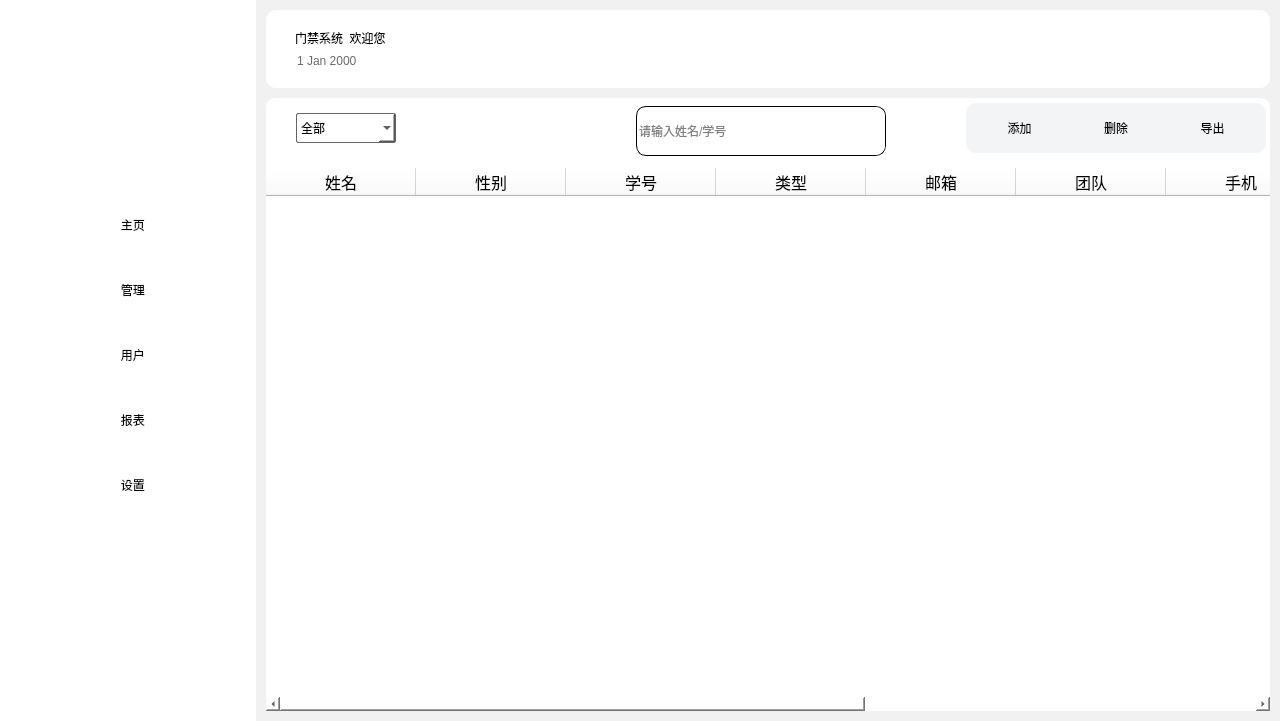
<?xml version="1.0" encoding="UTF-8"?>
<ui version="4.0">
 <class>Dialog</class>
 <widget class="QDialog" name="Dialog">
  <property name="geometry">
   <rect>
    <x>0</x>
    <y>0</y>
    <width>1280</width>
    <height>721</height>
   </rect>
  </property>
  <property name="windowTitle">
   <string>Dialog</string>
  </property>
  <layout class="QHBoxLayout" name="horizontalLayout" stretch="1,4">
   <property name="spacing">
    <number>0</number>
   </property>
   <property name="leftMargin">
    <number>0</number>
   </property>
   <property name="topMargin">
    <number>0</number>
   </property>
   <property name="rightMargin">
    <number>0</number>
   </property>
   <property name="bottomMargin">
    <number>0</number>
   </property>
   <item>
    <widget class="QWidget" name="sidebar_widget" native="true">
     <layout class="QVBoxLayout" name="verticalLayout_2">
      <property name="spacing">
       <number>0</number>
      </property>
      <property name="leftMargin">
       <number>0</number>
      </property>
      <property name="topMargin">
       <number>0</number>
      </property>
      <property name="rightMargin">
       <number>0</number>
      </property>
      <property name="bottomMargin">
       <number>0</number>
      </property>
      <item>
       <widget class="QWidget" name="sidebar_widget_2" native="true">
        <layout class="QVBoxLayout" name="verticalLayout" stretch="1,3">
         <property name="spacing">
          <number>0</number>
         </property>
         <property name="leftMargin">
          <number>0</number>
         </property>
         <property name="topMargin">
          <number>0</number>
         </property>
         <property name="rightMargin">
          <number>0</number>
         </property>
         <property name="bottomMargin">
          <number>0</number>
         </property>
         <item>
          <widget class="QWidget" name="avatar_widget" native="true">
           <property name="tabletTracking">
            <bool>true</bool>
           </property>
           <property name="layoutDirection">
            <enum>Qt::LeftToRight</enum>
           </property>
           <property name="styleSheet">
            <string notr="true">background-color:  white;
</string>
           </property>
           <layout class="QVBoxLayout" name="verticalLayout_4">
            <property name="spacing">
             <number>10</number>
            </property>
            <property name="leftMargin">
             <number>0</number>
            </property>
            <property name="topMargin">
             <number>20</number>
            </property>
            <property name="rightMargin">
             <number>0</number>
            </property>
            <property name="bottomMargin">
             <number>0</number>
            </property>
            <item>
             <widget class="QPushButton" name="user_page_button">
              <property name="sizePolicy">
               <sizepolicy hsizetype="Minimum" vsizetype="Fixed">
                <horstretch>0</horstretch>
                <verstretch>0</verstretch>
               </sizepolicy>
              </property>
              <property name="styleSheet">
               <string notr="true">border-radius: 40px;

</string>
              </property>
              <property name="text">
               <string/>
              </property>
              <property name="icon">
               <iconset>
                <normaloff>../DoorAccessSystem/icon/账号管理.png</normaloff>../DoorAccessSystem/icon/账号管理.png</iconset>
              </property>
              <property name="iconSize">
               <size>
                <width>100</width>
                <height>100</height>
               </size>
              </property>
             </widget>
            </item>
           </layout>
          </widget>
         </item>
         <item>
          <widget class="QWidget" name="sidebar_button_widget" native="true">
           <property name="sizePolicy">
            <sizepolicy hsizetype="Preferred" vsizetype="Preferred">
             <horstretch>0</horstretch>
             <verstretch>0</verstretch>
            </sizepolicy>
           </property>
           <property name="styleSheet">
            <string notr="true">background-color:  white;</string>
           </property>
           <layout class="QVBoxLayout" name="verticalLayout_3">
            <property name="spacing">
             <number>0</number>
            </property>
            <property name="leftMargin">
             <number>28</number>
            </property>
            <property name="topMargin">
             <number>0</number>
            </property>
            <property name="rightMargin">
             <number>0</number>
            </property>
            <property name="bottomMargin">
             <number>0</number>
            </property>
            <item>
             <widget class="QPushButton" name="home_page_button">
              <property name="sizePolicy">
               <sizepolicy hsizetype="Fixed" vsizetype="Fixed">
                <horstretch>0</horstretch>
                <verstretch>0</verstretch>
               </sizepolicy>
              </property>
              <property name="minimumSize">
               <size>
                <width>40</width>
                <height>50</height>
               </size>
              </property>
              <property name="maximumSize">
               <size>
                <width>200</width>
                <height>40</height>
               </size>
              </property>
              <property name="mouseTracking">
               <bool>true</bool>
              </property>
              <property name="layoutDirection">
               <enum>Qt::LeftToRight</enum>
              </property>
              <property name="styleSheet">
               <string notr="true">
QPushButton
{	border-radius: 10px;
	font: 12pt &quot;黑体&quot;; 
    color:black;
	background-color: rgb(255, 255, 255);
}
/*按钮停留态*/
QPushButton:hover
{	border-radius: 10px;
    color:rgb(27 , 39 , 246);
	background-color:rgb(238 , 243 , 255);
}

/*按钮按下态*/
QPushButton:pressed
{ 	border-radius: 10px;
    background-color:rgb(238 , 243 , 255);
    /*左内边距为3像素，让按下时字向右移动3像素*/  
    padding-left:3px;
    /*上内边距为3像素，让按下时字向下移动3像素*/  
    padding-top:3px;
}</string>
              </property>
              <property name="text">
               <string>   主页</string>
              </property>
              <property name="icon">
               <iconset>
                <normaloff>../DoorAccessSystem/icon/user.png</normaloff>../DoorAccessSystem/icon/user.png</iconset>
              </property>
              <property name="iconSize">
               <size>
                <width>20</width>
                <height>24</height>
               </size>
              </property>
             </widget>
            </item>
            <item>
             <widget class="QPushButton" name="management_button">
              <property name="minimumSize">
               <size>
                <width>40</width>
                <height>50</height>
               </size>
              </property>
              <property name="maximumSize">
               <size>
                <width>200</width>
                <height>40</height>
               </size>
              </property>
              <property name="styleSheet">
               <string notr="true">QPushButton
{	border-radius: 10px;
	font: 12pt &quot;黑体&quot;; 
    color:black;
	background-color: rgb(255, 255, 255);
}
/*按钮停留态*/
QPushButton:hover
{	border-radius: 10px;
    color:rgb(27 , 39 , 246);
	background-color:rgb(238 , 243 , 255);
}

/*按钮按下态*/
QPushButton:pressed
{ 	border-radius: 10px;
    background-color:rgb(238 , 243 , 255);
    /*左内边距为3像素，让按下时字向右移动3像素*/  
    padding-left:3px;
    /*上内边距为3像素，让按下时字向下移动3像素*/  
    padding-top:3px;
}</string>
              </property>
              <property name="text">
               <string>   管理</string>
              </property>
              <property name="icon">
               <iconset>
                <normaloff>../DoorAccessSystem/icon/线性_菜单.png</normaloff>../DoorAccessSystem/icon/线性_菜单.png</iconset>
              </property>
             </widget>
            </item>
            <item>
             <widget class="QPushButton" name="users_page_button">
              <property name="minimumSize">
               <size>
                <width>40</width>
                <height>50</height>
               </size>
              </property>
              <property name="maximumSize">
               <size>
                <width>200</width>
                <height>40</height>
               </size>
              </property>
              <property name="styleSheet">
               <string notr="true">QPushButton
{	border-radius: 10px;
	font: 12pt &quot;黑体&quot;; 
    color:black;
	background-color: rgb(255, 255, 255);
}
/*按钮停留态*/
QPushButton:hover
{	border-radius: 10px;
    color:rgb(27 , 39 , 246);
	background-color:rgb(238 , 243 , 255);
}

/*按钮按下态*/
QPushButton:pressed
{ 	border-radius: 10px;
    background-color:rgb(238 , 243 , 255);
    /*左内边距为3像素，让按下时字向右移动3像素*/  
    padding-left:3px;
    /*上内边距为3像素，让按下时字向下移动3像素*/  
    padding-top:3px;
}</string>
              </property>
              <property name="text">
               <string>   用户</string>
              </property>
              <property name="icon">
               <iconset>
                <normaloff>../DoorAccessSystem/icon/users.png</normaloff>../DoorAccessSystem/icon/users.png</iconset>
              </property>
             </widget>
            </item>
            <item>
             <widget class="QPushButton" name="report_page_button">
              <property name="minimumSize">
               <size>
                <width>40</width>
                <height>50</height>
               </size>
              </property>
              <property name="maximumSize">
               <size>
                <width>200</width>
                <height>40</height>
               </size>
              </property>
              <property name="styleSheet">
               <string notr="true">QPushButton
{	border-radius: 10px;
	font: 12pt &quot;黑体&quot;; 
    color:black;
	background-color: rgb(255, 255, 255);
}
/*按钮停留态*/
QPushButton:hover
{	border-radius: 10px;
    color:rgb(27 , 39 , 246);
	background-color:rgb(238 , 243 , 255);
}

/*按钮按下态*/
QPushButton:pressed
{ 	border-radius: 10px;
    background-color:rgb(238 , 243 , 255);
    /*左内边距为3像素，让按下时字向右移动3像素*/  
    padding-left:3px;
    /*上内边距为3像素，让按下时字向下移动3像素*/  
    padding-top:3px;
}</string>
              </property>
              <property name="text">
               <string>   报表</string>
              </property>
              <property name="icon">
               <iconset>
                <normaloff>../DoorAccessSystem/icon/sheet.png</normaloff>../DoorAccessSystem/icon/sheet.png</iconset>
              </property>
             </widget>
            </item>
            <item>
             <widget class="QPushButton" name="setting_button">
              <property name="minimumSize">
               <size>
                <width>40</width>
                <height>50</height>
               </size>
              </property>
              <property name="maximumSize">
               <size>
                <width>200</width>
                <height>40</height>
               </size>
              </property>
              <property name="styleSheet">
               <string notr="true">QPushButton
{	border-radius: 10px;
	font: 12pt &quot;黑体&quot;; 
    color:black;
	background-color: rgb(255, 255, 255);
}
/*按钮停留态*/
QPushButton:hover
{	border-radius: 10px;
    color:rgb(27 , 39 , 246);
	background-color:rgb(238 , 243 , 255);
}

/*按钮按下态*/
QPushButton:pressed
{ 	border-radius: 10px;
    background-color:rgb(238 , 243 , 255);
    /*左内边距为3像素，让按下时字向右移动3像素*/  
    padding-left:3px;
    /*上内边距为3像素，让按下时字向下移动3像素*/  
    padding-top:3px;
}</string>
              </property>
              <property name="text">
               <string>   设置</string>
              </property>
              <property name="icon">
               <iconset>
                <normaloff>../DoorAccessSystem/icon/setting.png</normaloff>../DoorAccessSystem/icon/setting.png</iconset>
              </property>
             </widget>
            </item>
            <item>
             <spacer name="verticalSpacer">
              <property name="orientation">
               <enum>Qt::Vertical</enum>
              </property>
              <property name="sizeType">
               <enum>QSizePolicy::Fixed</enum>
              </property>
              <property name="sizeHint" stdset="0">
               <size>
                <width>20</width>
                <height>200</height>
               </size>
              </property>
             </spacer>
            </item>
           </layout>
          </widget>
         </item>
        </layout>
       </widget>
      </item>
     </layout>
    </widget>
   </item>
   <item>
    <widget class="QWidget" name="content_area_widget" native="true">
     <property name="styleSheet">
      <string notr="true">background-color: rgb(241, 241, 241);</string>
     </property>
     <layout class="QVBoxLayout" name="verticalLayout_7">
      <property name="spacing">
       <number>10</number>
      </property>
      <property name="leftMargin">
       <number>10</number>
      </property>
      <property name="topMargin">
       <number>10</number>
      </property>
      <property name="rightMargin">
       <number>10</number>
      </property>
      <property name="bottomMargin">
       <number>10</number>
      </property>
      <item>
       <widget class="QFrame" name="toolbar_frame_2">
        <property name="styleSheet">
         <string notr="true">border-radius: 10px;
background-color:  white;</string>
        </property>
        <property name="frameShape">
         <enum>QFrame::StyledPanel</enum>
        </property>
        <property name="frameShadow">
         <enum>QFrame::Raised</enum>
        </property>
        <layout class="QHBoxLayout" name="horizontalLayout_3" stretch="20,1">
         <property name="spacing">
          <number>20</number>
         </property>
         <property name="leftMargin">
          <number>20</number>
         </property>
         <property name="topMargin">
          <number>10</number>
         </property>
         <property name="rightMargin">
          <number>20</number>
         </property>
         <property name="bottomMargin">
          <number>10</number>
         </property>
         <item>
          <widget class="QWidget" name="widget_4" native="true">
           <layout class="QVBoxLayout" name="verticalLayout_5">
            <item>
             <widget class="QLabel" name="toolbar_label_6">
              <property name="styleSheet">
               <string notr="true">font: 14pt &quot;黑体&quot;;</string>
              </property>
              <property name="text">
               <string>门禁系统  欢迎您</string>
              </property>
             </widget>
            </item>
            <item>
             <widget class="QDateEdit" name="dateEdit">
              <property name="autoFillBackground">
               <bool>false</bool>
              </property>
              <property name="styleSheet">
               <string notr="true">font: 10pt &quot;黑体&quot;;
color: rgb(106, 106, 106);</string>
              </property>
              <property name="readOnly">
               <bool>true</bool>
              </property>
              <property name="buttonSymbols">
               <enum>QAbstractSpinBox::NoButtons</enum>
              </property>
             </widget>
            </item>
           </layout>
          </widget>
         </item>
         <item>
          <widget class="QPushButton" name="user_page_button_2">
           <property name="styleSheet">
            <string notr="true">border-radius: 10px;</string>
           </property>
           <property name="text">
            <string/>
           </property>
           <property name="icon">
            <iconset>
             <normaloff>../DoorAccessSystem/icon/账号管理.png</normaloff>../DoorAccessSystem/icon/账号管理.png</iconset>
           </property>
           <property name="iconSize">
            <size>
             <width>50</width>
             <height>50</height>
            </size>
           </property>
          </widget>
         </item>
        </layout>
       </widget>
      </item>
      <item>
       <widget class="QWidget" name="widget" native="true">
        <property name="styleSheet">
         <string notr="true">background-color: rgb(255, 255, 255);
border-radius: 10px;</string>
        </property>
        <layout class="QVBoxLayout" name="verticalLayout_6" stretch="1,8">
         <property name="spacing">
          <number>2</number>
         </property>
         <property name="leftMargin">
          <number>0</number>
         </property>
         <property name="topMargin">
          <number>0</number>
         </property>
         <property name="rightMargin">
          <number>0</number>
         </property>
         <property name="bottomMargin">
          <number>0</number>
         </property>
         <item>
          <widget class="QWidget" name="widget_2" native="true">
           <widget class="QComboBox" name="user_type_comboBox">
            <property name="geometry">
             <rect>
              <x>30</x>
              <y>15</y>
              <width>100</width>
              <height>30</height>
             </rect>
            </property>
            <property name="styleSheet">
             <string notr="true">QComboBox {
	font: 9pt &quot;黑体&quot;;
	border-radius: 2px;
    border-width: 1px; /* 边框宽度 */
    border-style: solid; /* 边框样式 */
    border-color: rgb(100, 100, 100);
}


</string>
            </property>
            <item>
             <property name="text">
              <string>全部</string>
             </property>
            </item>
            <item>
             <property name="text">
              <string>学生</string>
             </property>
            </item>
            <item>
             <property name="text">
              <string>老师</string>
             </property>
            </item>
            <item>
             <property name="text">
              <string>访客</string>
             </property>
            </item>
            <item>
             <property name="text">
              <string>负责人</string>
             </property>
            </item>
           </widget>
           <widget class="QWidget" name="widget_3" native="true">
            <property name="geometry">
             <rect>
              <x>700</x>
              <y>5</y>
              <width>300</width>
              <height>50</height>
             </rect>
            </property>
            <property name="styleSheet">
             <string notr="true">background-color: rgb(242, 244, 245);</string>
            </property>
            <layout class="QHBoxLayout" name="horizontalLayout_2">
             <property name="spacing">
              <number>10</number>
             </property>
             <property name="leftMargin">
              <number>10</number>
             </property>
             <property name="topMargin">
              <number>0</number>
             </property>
             <property name="rightMargin">
              <number>10</number>
             </property>
             <property name="bottomMargin">
              <number>0</number>
             </property>
             <item>
              <widget class="QPushButton" name="add_button">
               <property name="sizePolicy">
                <sizepolicy hsizetype="Minimum" vsizetype="Fixed">
                 <horstretch>0</horstretch>
                 <verstretch>0</verstretch>
                </sizepolicy>
               </property>
               <property name="minimumSize">
                <size>
                 <width>80</width>
                 <height>40</height>
                </size>
               </property>
               <property name="styleSheet">
                <string notr="true">QPushButton
{	border-radius: 10px;
	font: 12pt &quot;黑体&quot;; 
    color:black;
}
/*按钮停留态*/
QPushButton:hover
{	border-radius: 10px;
    color:rgb(27 , 39 , 246);
	background-color:rgb(255 , 255 , 255);
}

/*按钮按下态*/
QPushButton:pressed
{ 	border-radius: 10px;
    background-color:rgb(238 , 243 , 255);
    /*左内边距为3像素，让按下时字向右移动3像素*/  
    padding-left:3px;
    /*上内边距为3像素，让按下时字向下移动3像素*/  
    padding-top:3px;
}</string>
               </property>
               <property name="text">
                <string>添加</string>
               </property>
              </widget>
             </item>
             <item>
              <widget class="QPushButton" name="delete_button">
               <property name="minimumSize">
                <size>
                 <width>80</width>
                 <height>40</height>
                </size>
               </property>
               <property name="styleSheet">
                <string notr="true">QPushButton
{	border-radius: 10px;
	font: 12pt &quot;黑体&quot;; 
    color:black;
}
/*按钮停留态*/
QPushButton:hover
{	border-radius: 10px;
    color:rgb(27 , 39 , 246);
	background-color:rgb(255 , 255 , 255);
}

/*按钮按下态*/
QPushButton:pressed
{ 	border-radius: 10px;
    background-color:rgb(238 , 243 , 255);
    /*左内边距为3像素，让按下时字向右移动3像素*/  
    padding-left:3px;
    /*上内边距为3像素，让按下时字向下移动3像素*/  
    padding-top:3px;
}</string>
               </property>
               <property name="text">
                <string>删除</string>
               </property>
              </widget>
             </item>
             <item>
              <widget class="QPushButton" name="export_button">
               <property name="minimumSize">
                <size>
                 <width>80</width>
                 <height>40</height>
                </size>
               </property>
               <property name="styleSheet">
                <string notr="true">QPushButton
{	border-radius: 10px;
	font: 12pt &quot;黑体&quot;; 
    color:black;
}
/*按钮停留态*/
QPushButton:hover
{	border-radius: 10px;
    color:rgb(27 , 39 , 246);
	background-color:rgb(255 , 255 , 255);
}

/*按钮按下态*/
QPushButton:pressed
{ 	border-radius: 10px;
    background-color:rgb(238 , 243 , 255);
    /*左内边距为3像素，让按下时字向右移动3像素*/  
    padding-left:3px;
    /*上内边距为3像素，让按下时字向下移动3像素*/  
    padding-top:3px;
}</string>
               </property>
               <property name="text">
                <string>导出</string>
               </property>
              </widget>
             </item>
            </layout>
           </widget>
           <widget class="QLineEdit" name="search_lineEdit">
            <property name="geometry">
             <rect>
              <x>370</x>
              <y>8</y>
              <width>250</width>
              <height>50</height>
             </rect>
            </property>
            <property name="styleSheet">
             <string notr="true">border: 1px solid black;
font: 9pt &quot;黑体&quot;;</string>
            </property>
            <property name="placeholderText">
             <string>请输入姓名/学号</string>
            </property>
           </widget>
           <widget class="QPushButton" name="search_Button">
            <property name="geometry">
             <rect>
              <x>559</x>
              <y>9</y>
              <width>60</width>
              <height>48</height>
             </rect>
            </property>
            <property name="styleSheet">
             <string notr="true">/*按钮按下态*/
QPushButton:pressed
{
    /*左内边距为3像素，让按下时字向右移动3像素*/  
    padding-left:3px;
    /*上内边距为3像素，让按下时字向下移动3像素*/  
    padding-top:3px;
}</string>
            </property>
            <property name="text">
             <string/>
            </property>
            <property name="icon">
             <iconset resource="resources/删除.qrc">
              <normaloff>:/userspage/搜索 (1).png</normaloff>:/userspage/搜索 (1).png</iconset>
            </property>
            <property name="iconSize">
             <size>
              <width>30</width>
              <height>30</height>
             </size>
            </property>
           </widget>
          </widget>
         </item>
         <item>
          <widget class="QTableWidget" name="tableWidget">
           <property name="sizePolicy">
            <sizepolicy hsizetype="Expanding" vsizetype="Expanding">
             <horstretch>0</horstretch>
             <verstretch>0</verstretch>
            </sizepolicy>
           </property>
           <property name="styleSheet">
            <string notr="true">font: 10pt &quot;黑体&quot;;
QTableWidget {
alternate-background-color: rgb(226, 226, 226);
}
</string>
           </property>
           <property name="editTriggers">
            <set>QAbstractItemView::NoEditTriggers</set>
           </property>
           <property name="alternatingRowColors">
            <bool>true</bool>
           </property>
           <attribute name="horizontalHeaderDefaultSectionSize">
            <number>150</number>
           </attribute>
           <attribute name="verticalHeaderVisible">
            <bool>false</bool>
           </attribute>
           <attribute name="verticalHeaderDefaultSectionSize">
            <number>60</number>
           </attribute>
           <column>
            <property name="text">
             <string>姓名</string>
            </property>
            <property name="font">
             <font>
              <family>黑体</family>
              <pointsize>12</pointsize>
             </font>
            </property>
           </column>
           <column>
            <property name="text">
             <string>性别</string>
            </property>
            <property name="font">
             <font>
              <family>黑体</family>
              <pointsize>12</pointsize>
             </font>
            </property>
           </column>
           <column>
            <property name="text">
             <string>学号</string>
            </property>
            <property name="font">
             <font>
              <family>黑体</family>
              <pointsize>12</pointsize>
             </font>
            </property>
           </column>
           <column>
            <property name="text">
             <string>类型</string>
            </property>
            <property name="font">
             <font>
              <family>黑体</family>
              <pointsize>12</pointsize>
             </font>
            </property>
           </column>
           <column>
            <property name="text">
             <string>邮箱</string>
            </property>
            <property name="font">
             <font>
              <family>黑体</family>
              <pointsize>12</pointsize>
             </font>
            </property>
           </column>
           <column>
            <property name="text">
             <string>团队</string>
            </property>
            <property name="font">
             <font>
              <family>黑体</family>
              <pointsize>12</pointsize>
             </font>
            </property>
           </column>
           <column>
            <property name="text">
             <string>手机</string>
            </property>
            <property name="font">
             <font>
              <family>黑体</family>
              <pointsize>12</pointsize>
             </font>
            </property>
           </column>
           <column>
            <property name="text">
             <string>学院</string>
            </property>
            <property name="font">
             <font>
              <family>黑体</family>
              <pointsize>12</pointsize>
             </font>
            </property>
           </column>
           <column>
            <property name="text">
             <string>年级</string>
            </property>
            <property name="font">
             <font>
              <family>黑体</family>
              <pointsize>12</pointsize>
             </font>
            </property>
           </column>
           <column>
            <property name="text">
             <string>邀请人</string>
            </property>
            <property name="font">
             <font>
              <family>黑体</family>
              <pointsize>12</pointsize>
             </font>
            </property>
           </column>
          </widget>
         </item>
        </layout>
       </widget>
      </item>
     </layout>
    </widget>
   </item>
  </layout>
 </widget>
 <resources>
  <include location="resources/search.qrc"/>
  <include location="resources/删除.qrc"/>
 </resources>
 <connections/>
</ui>
